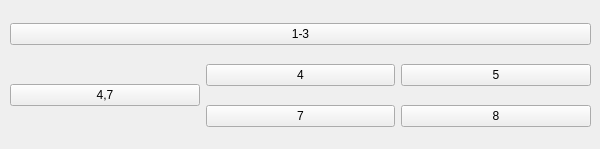
<?xml version="1.0" encoding="UTF-8"?>
<ui version="4.0">
 <class>Form</class>
 <widget class="QWidget" name="Form">
  <property name="geometry">
   <rect>
    <x>0</x>
    <y>0</y>
    <width>600</width>
    <height>149</height>
   </rect>
  </property>
  <property name="windowTitle">
   <string>Basic Grid Layout</string>
  </property>
  <widget class="QWidget" name="">
   <property name="geometry">
    <rect>
     <x>10</x>
     <y>10</y>
     <width>581</width>
     <height>131</height>
    </rect>
   </property>
   <layout class="QGridLayout" name="gridLayout_2">
    <item row="0" column="0" colspan="3">
     <widget class="QPushButton" name="pushButton">
      <property name="text">
       <string>1-3</string>
      </property>
     </widget>
    </item>
    <item row="2" column="1">
     <widget class="QPushButton" name="pushButton_5">
      <property name="text">
       <string>7</string>
      </property>
     </widget>
    </item>
    <item row="1" column="1">
     <widget class="QPushButton" name="pushButton_3">
      <property name="text">
       <string>4</string>
      </property>
     </widget>
    </item>
    <item row="1" column="2">
     <widget class="QPushButton" name="pushButton_4">
      <property name="text">
       <string>5</string>
      </property>
     </widget>
    </item>
    <item row="2" column="2">
     <widget class="QPushButton" name="pushButton_6">
      <property name="text">
       <string>8</string>
      </property>
     </widget>
    </item>
    <item row="1" column="0" rowspan="2">
     <widget class="QPushButton" name="pushButton_2">
      <property name="text">
       <string>4,7</string>
      </property>
     </widget>
    </item>
   </layout>
  </widget>
 </widget>
 <resources/>
 <connections/>
</ui>
